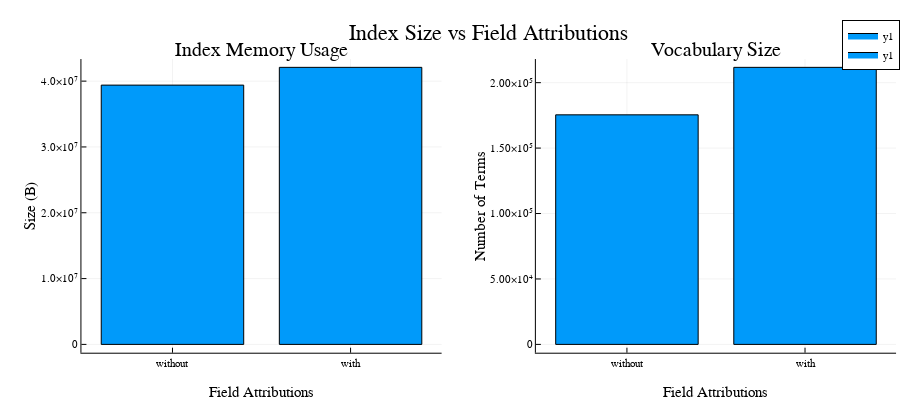

Notebook code for this chart:
### Markdown cell above
Unsurprisingly, memory consumption and vocabulary size both increase as we enrich the basic information with more text and as we use larger n-grams, which result in more unique terms.

### Code cell
attribution_mask = (indexes[:,"field_attributions"].==1)

p1 = bar(
    [
        mean(indexes[(!).(attribution_mask),"storage"]),
        mean(indexes[(attribution_mask),"storage"])
    ],
    xticks = (1:2, ["without","with"]),
    title = "Index Memory Usage",
    xlabel = "Field Attributions",
    ylabel = "Size (B)",
    legend = false
)

p2 = bar(
    [
        mean(indexes[(!).(attribution_mask),"vocab_size"]),
        mean(indexes[(attribution_mask),"vocab_size"])
    ],
    xticks = (1:2, ["without","with"]),
    title = "Vocabulary Size",
    xlabel = "Field Attributions",
    ylabel = "Number of Terms",
    legend = false
)


plot([p1,p2]..., layout=(1,2), size=(900,400), plot_title = "Index Size vs Field Attributions")

### Figure 1 — Plotly figure (JSON) as saved in the notebook; plotly's stock layout.template omitted (floating-point values rounded to 4 significant figures)
{"data": [{"fill": "tozeroy", "fillcolor": "rgba(0, 154, 250, 1.000)", "legendgroup": "y1", "line": {"color": "rgba(0, 0, 0, 1.000)", "dash": "solid", "width": 1}, "mode": "lines", "name": "y1", "showlegend": true, "type": "scatter", "x": [0.6, 0.6, 1.4, 1.4, 0.6, 0.6], "xaxis": "x1", "y": [39400000.0, 0, 0, 39400000.0, 39400000.0, 39400000.0], "yaxis": "y1"}, {"fill": "tozeroy", "fillcolor": "rgba(0, 154, 250, 1.000)", "legendgroup": "y1", "line": {"color": "rgba(0, 0, 0, 1.000)", "dash": "solid", "width": 1}, "mode": "lines", "name": "y1", "showlegend": false, "type": "scatter", "x": [1.6, 1.6, 2.4, 2.4, 1.6, 1.6], "xaxis": "x1", "y": [42090000.0, 0, 0, 42090000.0, 42090000.0, 42090000.0], "yaxis": "y1"}, {"colorbar": {"title": ""}, "legendgroup": "y1", "marker": {"color": "rgba(0, 154, 250, 0.000)", "line": {"color": "rgba(0, 0, 0, 0.000)", "width": 1}, "size": 0, "symbol": "circle"}, "mode": "markers", "name": "y1", "showlegend": false, "type": "scatter", "x": [1, 2], "xaxis": "x1", "y": [39400000.0, 42090000.0], "yaxis": "y1", "zmax": null, "zmin": null}, {"fill": "tozeroy", "fillcolor": "rgba(0, 154, 250, 1.000)", "legendgroup": "y1", "line": {"color": "rgba(0, 0, 0, 1.000)", "dash": "solid", "width": 1}, "mode": "lines", "name": "y1", "showlegend": true, "type": "scatter", "x": [0.6, 0.6, 1.4, 1.4, 0.6, 0.6], "xaxis": "x2", "y": [175400.0, 0, 0, 175400.0, 175400.0, 175400.0], "yaxis": "y2"}, {"fill": "tozeroy", "fillcolor": "rgba(0, 154, 250, 1.000)", "legendgroup": "y1", "line": {"color": "rgba(0, 0, 0, 1.000)", "dash": "solid", "width": 1}, "mode": "lines", "name": "y1", "showlegend": false, "type": "scatter", "x": [1.6, 1.6, 2.4, 2.4, 1.6, 1.6], "xaxis": "x2", "y": [211700.0, 0, 0, 211700.0, 211700.0, 211700.0], "yaxis": "y2"}, {"colorbar": {"title": ""}, "legendgroup": "y1", "marker": {"color": "rgba(0, 154, 250, 0.000)", "line": {"color": "rgba(0, 0, 0, 0.000)", "width": 1}, "size": 0, "symbol": "circle"}, "mode": "markers", "name": "y1", "showlegend": false, "type": "scatter", "x": [1, 2], "xaxis": "x2", "y": [175400.0, 211700.0], "yaxis": "y2", "zmax": null, "zmin": null}], "layout": {"annotations": [{"font": {"color": "rgba(0, 0, 0, 1.000)", "family": "sans-serif", "size": 20}, "rotation": 0, "showarrow": false, "text": "Index Memory Usage", "x": 0.2906, "xanchor": "center", "xref": "paper", "y": 0.95, "yanchor": "top", "yref": "paper"}, {"font": {"color": "rgba(0, 0, 0, 1.000)", "family": "sans-serif", "size": 20}, "rotation": 0, "showarrow": false, "text": "Vocabulary Size", "x": 0.7955, "xanchor": "center", "xref": "paper", "y": 0.95, "yanchor": "top", "yref": "paper"}, {"font": {"color": "rgba(0, 0, 0, 1.000)", "family": "sans-serif", "size": 22}, "rotation": 0, "showarrow": false, "text": "Index Size vs Field Attributions", "x": 0.5431, "xanchor": "center", "xref": "paper", "y": 1, "yanchor": "top", "yref": "paper"}], "height": 400, "legend": {"bgcolor": "rgba(255, 255, 255, 1.000)", "bordercolor": "rgba(0, 0, 0, 1.000)", "borderwidth": 1, "font": {"color": "rgba(0, 0, 0, 1.000)", "family": "sans-serif", "size": 11}, "title": {"font": {"color": "rgba(0, 0, 0, 1.000)", "family": "sans-serif", "size": 15}, "text": ""}, "tracegroupgap": 0, "traceorder": "normal", "x": 1, "xanchor": "auto", "y": 1, "yanchor": "auto"}, "margin": {"b": 20, "l": 0, "r": 0, "t": 20}, "paper_bgcolor": "rgba(255, 255, 255, 1.000)", "plot_bgcolor": "rgba(255, 255, 255, 1.000)", "showlegend": true, "width": 900, "xaxis1": {"anchor": "y1", "domain": [0.09049, 0.4907], "gridcolor": "rgba(0, 0, 0, 0.100)", "gridwidth": 0.5, "linecolor": "rgba(0, 0, 0, 1.000)", "mirror": false, "range": [0.4888, 2.511], "showgrid": true, "showline": true, "showticklabels": true, "tickangle": 0, "tickcolor": "rgb(0, 0, 0)", "tickfont": {"color": "rgba(0, 0, 0, 1.000)", "family": "sans-serif", "size": 11}, "tickmode": "array", "ticks": "inside", "ticktext": ["without", "with"], "tickvals": [1, 2], "title": "Field Attributions", "titlefont": {"color": "rgba(0, 0, 0, 1.000)", "family": "sans-serif", "size": 15}, "type": "-", "visible": true, "zeroline": false, "zerolinecolor": "rgba(0, 0, 0, 1.000)"}, "xaxis2": {"anchor": "y2", "domain": [0.5954, 0.9956], "gridcolor": "rgba(0, 0, 0, 0.100)", "gridwidth": 0.5, "linecolor": "rgba(0, 0, 0, 1.000)", "mirror": false, "range": [0.4888, 2.511], "showgrid": true, "showline": true, "showticklabels": true, "tickangle": 0, "tickcolor": "rgb(0, 0, 0)", "tickfont": {"color": "rgba(0, 0, 0, 1.000)", "family": "sans-serif", "size": 11}, "tickmode": "array", "ticks": "inside", "ticktext": ["without", "with"], "tickvals": [1, 2], "title": "Field Attributions", "titlefont": {"color": "rgba(0, 0, 0, 1.000)", "family": "sans-serif", "size": 15}, "type": "-", "visible": true, "zeroline": false, "zerolinecolor": "rgba(0, 0, 0, 1.000)"}, "xaxis3": {"anchor": "y3", "domain": [0.09049, 0.9956], "gridcolor": "rgba(0, 0, 0, 0.100)", "gridwidth": 0.5, "linecolor": "rgba(0, 0, 0, 1.000)", "mirror": false, "range": [0, 1], "showgrid": true, "showline": false, "showticklabels": true, "tickangle": 0, "tickcolor": "rgb(0, 0, 0)", "tickfont": {"color": "rgba(0, 0, 0, 1.000)", "family": "sans-serif", "size": 11}, "tickmode": "array", "ticks": "inside", "ticktext": ["0.0", "0.2", "0.4", "0.6", "0.8", "1.0"], "tickvals": [0, 0.2, 0.4, 0.6, 0.8, 1], "title": "", "titlefont": {"color": "rgba(0, 0, 0, 1.000)", "family": "sans-serif", "size": 15}, "type": "-", "visible": false, "zeroline": false, "zerolinecolor": "rgba(0, 0, 0, 1.000)"}, "yaxis1": {"anchor": "x1", "domain": [0.07581, 0.8915], "gridcolor": "rgba(0, 0, 0, 0.100)", "gridwidth": 0.5, "linecolor": "rgba(0, 0, 0, 1.000)", "mirror": false, "range": [-1263000.0, 43360000.0], "showgrid": true, "showline": true, "showticklabels": true, "tickangle": 0, "tickcolor": "rgb(0, 0, 0)", "tickfont": {"color": "rgba(0, 0, 0, 1.000)", "family": "sans-serif", "size": 11}, "tickmode": "array", "ticks": "inside", "ticktext": ["0", "1.0×10⁷", "2.0×10⁷", "3.0×10⁷", "4.0×10⁷"], "tickvals": [0, 10000000, 20000000, 30000000, 40000000], "title": "Size (B)", "titlefont": {"color": "rgba(0, 0, 0, 1.000)", "family": "sans-serif", "size": 15}, "type": "-", "visible": true, "zeroline": false, "zerolinecolor": "rgba(0, 0, 0, 1.000)"}, "yaxis2": {"anchor": "x2", "domain": [0.07581, 0.8915], "gridcolor": "rgba(0, 0, 0, 0.100)", "gridwidth": 0.5, "linecolor": "rgba(0, 0, 0, 1.000)", "mirror": false, "range": [-6351.0, 218000.0], "showgrid": true, "showline": true, "showticklabels": true, "tickangle": 0, "tickcolor": "rgb(0, 0, 0)", "tickfont": {"color": "rgba(0, 0, 0, 1.000)", "family": "sans-serif", "size": 11}, "tickmode": "array", "ticks": "inside", "ticktext": ["0", "5.00×10⁴", "1.00×10⁵", "1.50×10⁵", "2.00×10⁵"], "tickvals": [0, 50000, 100000, 150000, 200000], "title": "Number of Terms", "titlefont": {"color": "rgba(0, 0, 0, 1.000)", "family": "sans-serif", "size": 15}, "type": "-", "visible": true, "zeroline": false, "zerolinecolor": "rgba(0, 0, 0, 1.000)"}, "yaxis3": {"anchor": "x3", "domain": [0.95, 1], "gridcolor": "rgba(0, 0, 0, 0.100)", "gridwidth": 0.5, "linecolor": "rgba(0, 0, 0, 1.000)", "mirror": false, "range": [0, 1], "showgrid": true, "showline": false, "showticklabels": true, "tickangle": 0, "tickcolor": "rgb(0, 0, 0)", "tickfont": {"color": "rgba(0, 0, 0, 1.000)", "family": "sans-serif", "size": 11}, "tickmode": "array", "ticks": "inside", "ticktext": ["0.0", "0.2", "0.4", "0.6", "0.8", "1.0"], "tickvals": [0, 0.2, 0.4, 0.6, 0.8, 1], "title": "", "titlefont": {"color": "rgba(0, 0, 0, 1.000)", "family": "sans-serif", "size": 15}, "type": "-", "visible": false, "zeroline": false, "zerolinecolor": "rgba(0, 0, 0, 1.000)"}}}
